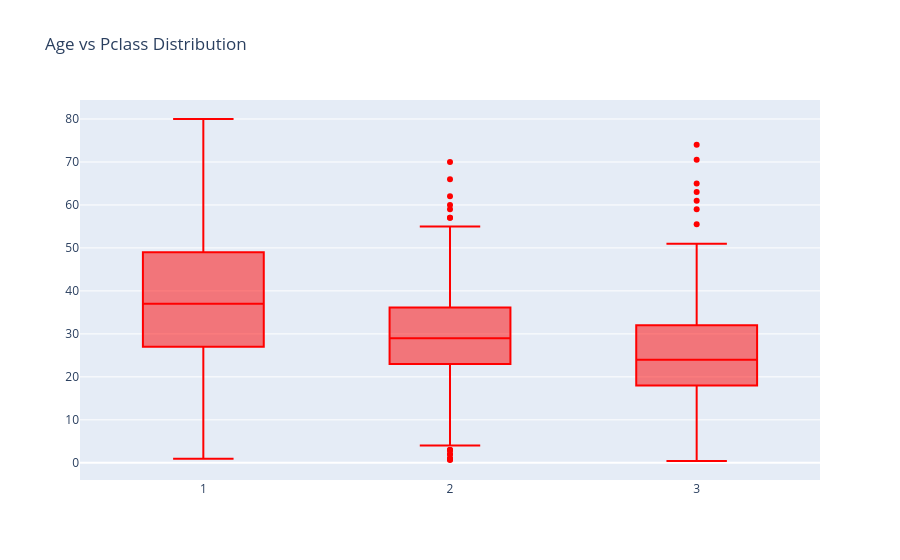

Here is the notebook cell this chart was saved with:
### Code cell
#Box plot and Scatter plot
trace = go.Box(x=data['Pclass'],
               y=data['Age'],
               marker={'color':'red'})
layout=go.Layout(title="Age vs Pclass Distribution")
fig = go.Figure(data=trace, layout=layout)
fig.show()

### Figure 1 — Plotly figure (JSON) as saved in the notebook; plotly's stock layout.template omitted (floating-point values rounded to 4 significant figures; data arrays with more than 128 entries replaced by an {"elided": "..."} marker saying what was removed)
{"data": [{"marker": {"color": "red"}, "type": "box", "x": {"elided": "891 int values"}, "y": {"elided": "891 float values"}}], "layout": {"title": {"text": "Age vs Pclass Distribution"}}}
